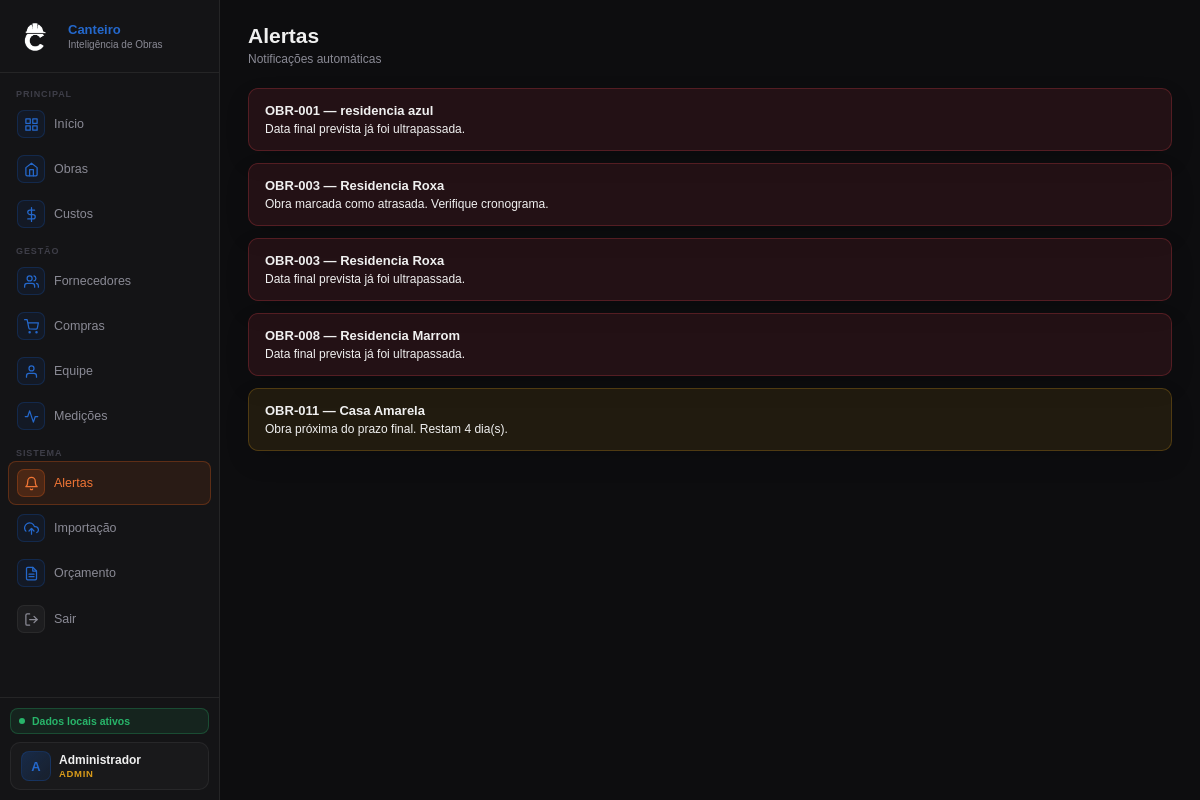
Before: /alertas (signed in) with the older database file.
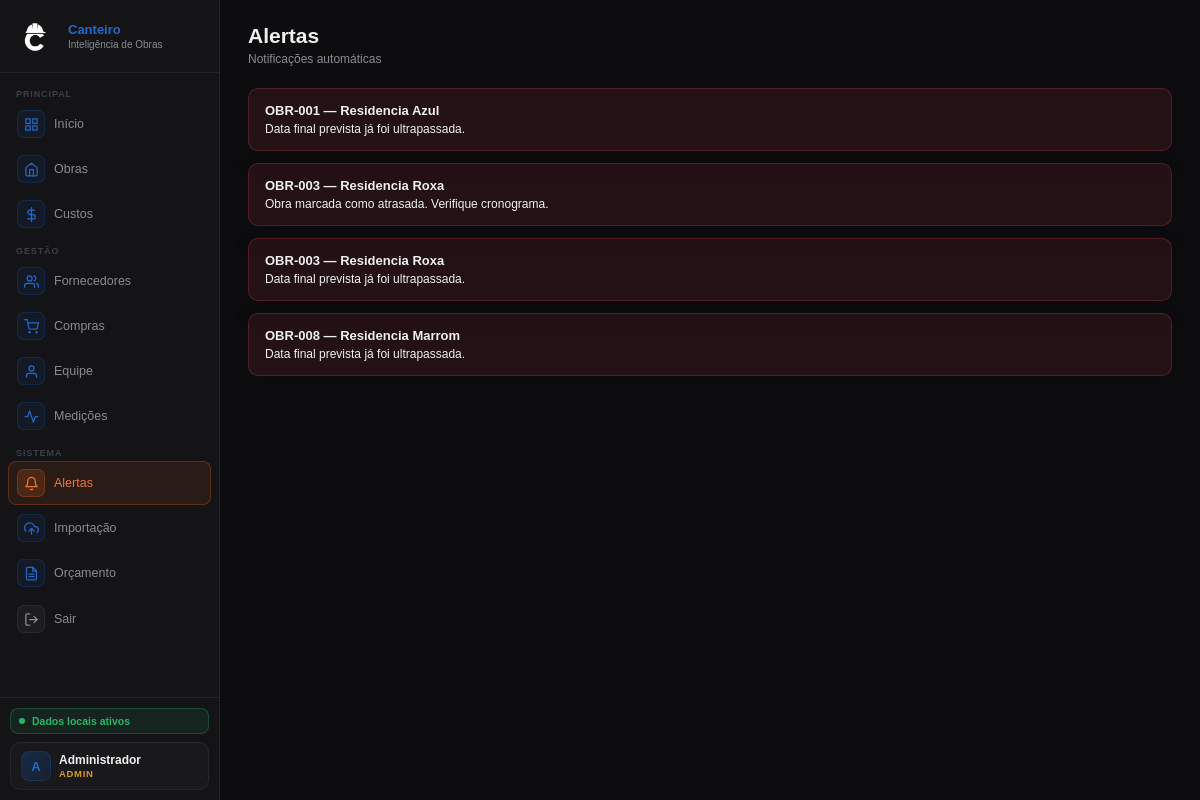
After: the same page with the newer database file.
### tables this page shows
CREATE TABLE obras (
    id INTEGER PRIMARY KEY AUTOINCREMENT,
    codigo TEXT NOT NULL UNIQUE,
    nome TEXT NOT NULL,
    endereco TEXT,
    tipologia TEXT,
    area_m2 REAL,
    data_inicio TEXT,
    data_fim_prevista TEXT,
    orcamento REAL DEFAULT 0,
    receita_total REAL DEFAULT 0,
    progresso_percentual REAL DEFAULT 0,
    status TEXT NOT NULL DEFAULT 'planejamento',
    criado_em TIMESTAMP DEFAULT CURRENT_TIMESTAMP
, tipo_obra TEXT NOT NULL DEFAULT 'contrato', token_publico TEXT, fase_obra TEXT, observacao_responsavel TEXT, foto_capa TEXT);

### routes/dashboard_routes.py (the view)
@dashboard_bp.route("/alertas")
def alertas():
    if not usuario_logado() or not eh_leitura():
        return redirect(url_for("auth_bp.login"))
    lista_alertas = calcular_alertas()
    return render_template("alertas.html", alertas=lista_alertas)

### app.py (called while the page is built)
@app.context_processor
def inject_helpers():
    return dict(
        formatar_moeda=formatar_moeda,
        calcular_media_fornecedor=calcular_media_fornecedor,
        formatar_tipo_obra=formatar_tipo_obra,
        eh_admin=eh_admin,
        eh_gestor=eh_gestor,
        eh_leitura=eh_leitura,
        usuario_perfil=usuario_perfil,
    )

### auth.py (called while the page is built)
def usuario_logado():
    return "usuario_id" in session

def usuario_perfil():
    return session.get("usuario_perfil", "")

def eh_leitura():
    return usuario_perfil() in ["admin", "gestor", "leitura"]

### database.py (called while the page is built)
def get_connection():
    conn = sqlite3.connect(DB_PATH)
    conn.row_factory = sqlite3.Row
    return conn

def query_all(sql, params=()):
    conn = get_connection()
    cursor = conn.execute(sql, params)
    rows = cursor.fetchall()
    conn.close()
    return rows

def query_one(sql, params=()):
    conn = get_connection()
    cursor = conn.execute(sql, params)
    row = cursor.fetchone()
    conn.close()
    return row

### templates/alertas.html (shortened to what this page needs)
{% extends "base.html" %}
{% block content %}
<div class="hdr">
    <div>
        <h1>Alertas</h1>
        <p>Notificações automáticas</p>
    </div>
</div>
{% if alertas and alertas|length > 0 %}
{% for alerta in alertas %}
<div class="alert-card {{ alerta.tipo }}">
    <div class="alert-title">{{ alerta.codigo }} — {{ alerta.nome }}</div>
    <div class="alert-text">{{ alerta.mensagem }}</div>
</div>
{% endfor %}
{% endif %}
{% endblock %}

Changed rows visible on the page:
no longer on this page (row edited): obras: codigo "OBR-011", nome "Casa Amarela", mensagem "Obra próxima do prazo final. Restam 4 dia(s)."
changed obras "OBR-001": nome "residencia azul" → "Residencia Azul"
